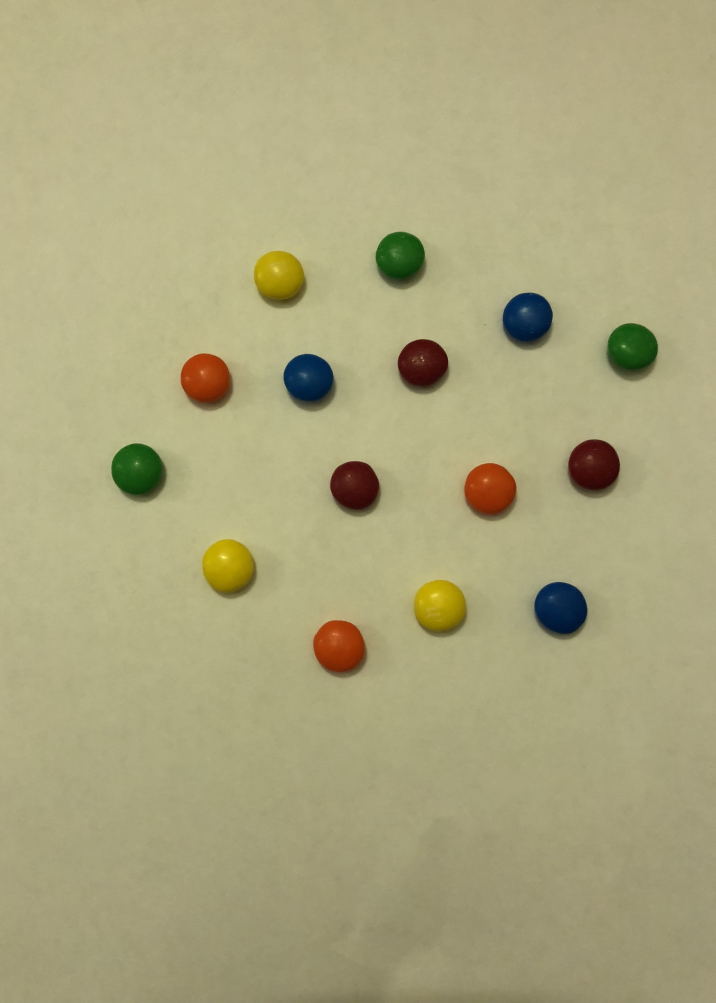
#> input picture imgs/k6_2.jpg, 2862 x 4012 px (shown at 1/4 size)
$ python run.py   (older library calls are emulated)
#> lines starting #> are read from the running program, lines starting #| are printed output that depends on the picture
# Desarrollado por Camilo Correa Restrepo
# ccorre20@eafit.edu.co, 201410046010

import numpy as np
import pandas as pd
from scipy.stats import mode
import cv2

from sklearn.cluster import KMeans
import time


def load_img():
    return cv2.imread('imgs/k6_2.jpg')
#> returned value is the input picture: shape (4012, 2862, 3); mean B, G, R 125.6, 165.8, 171
    # return cv2.imread('imgs/IMG_9440.jpg')


def draw_square(img, color, x, y):
    for i in range(10):
        for j in range(10):
            img[y + i, x + j] = color

    return img


def main():
    # load image and extract channels
    img = load_img()
    img = cv2.resize(img, None, fx=0.25, fy=0.25, interpolation=cv2.INTER_AREA)
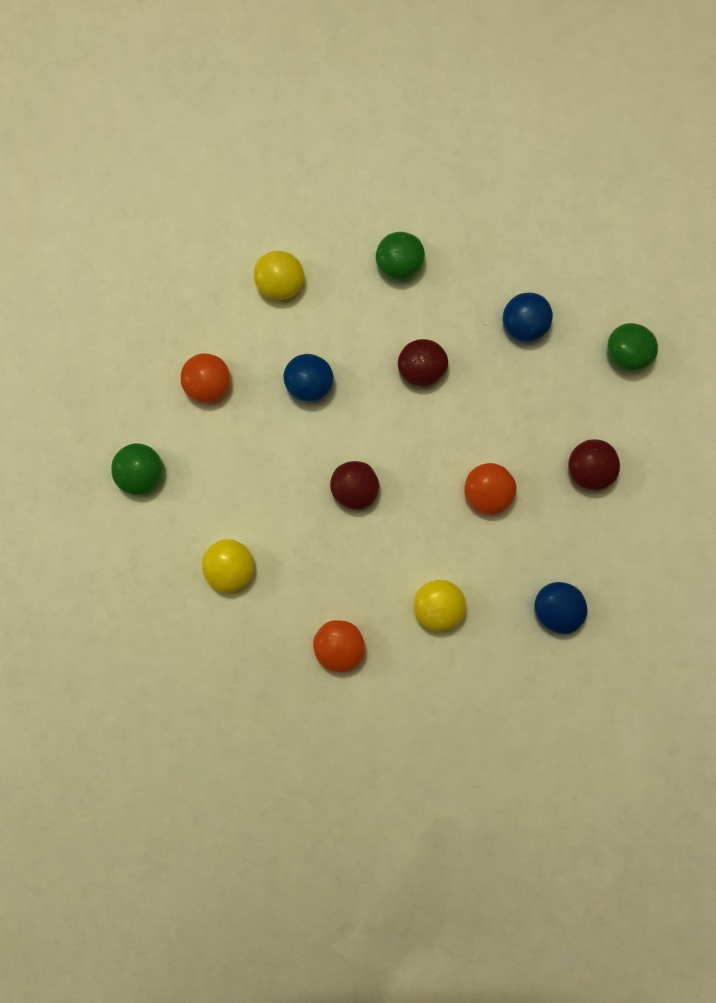
#> img: shape (1003, 716, 3); mean B, G, R 125.6, 165.8, 171
    blank_img = np.zeros(img.shape, np.uint8)
    img = cv2.GaussianBlur(img, (11, 11), 0)
    img2 = cv2.cvtColor(img, cv2.COLOR_BGR2LAB)
#> img2: shape (1003, 716, 3); mean of channels 0, 1, 2 172.2, 123.5, 149.5
    _, lab_a, lab_b = cv2.split(img2)
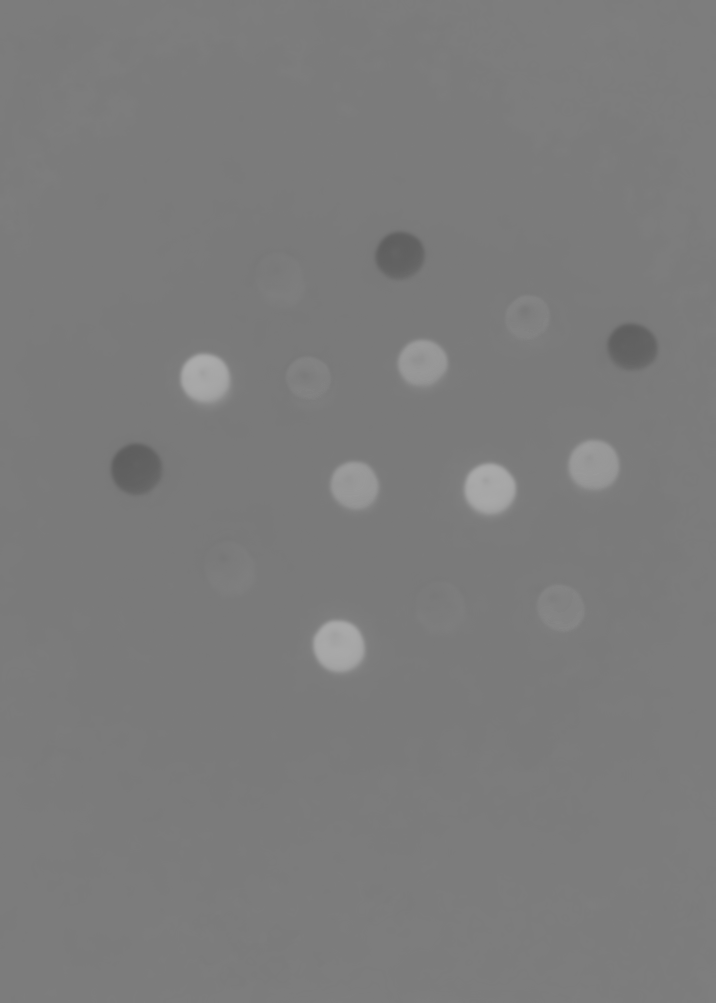
#> lab_a: shape (1003, 716); min 94, max 171, mean 123.5
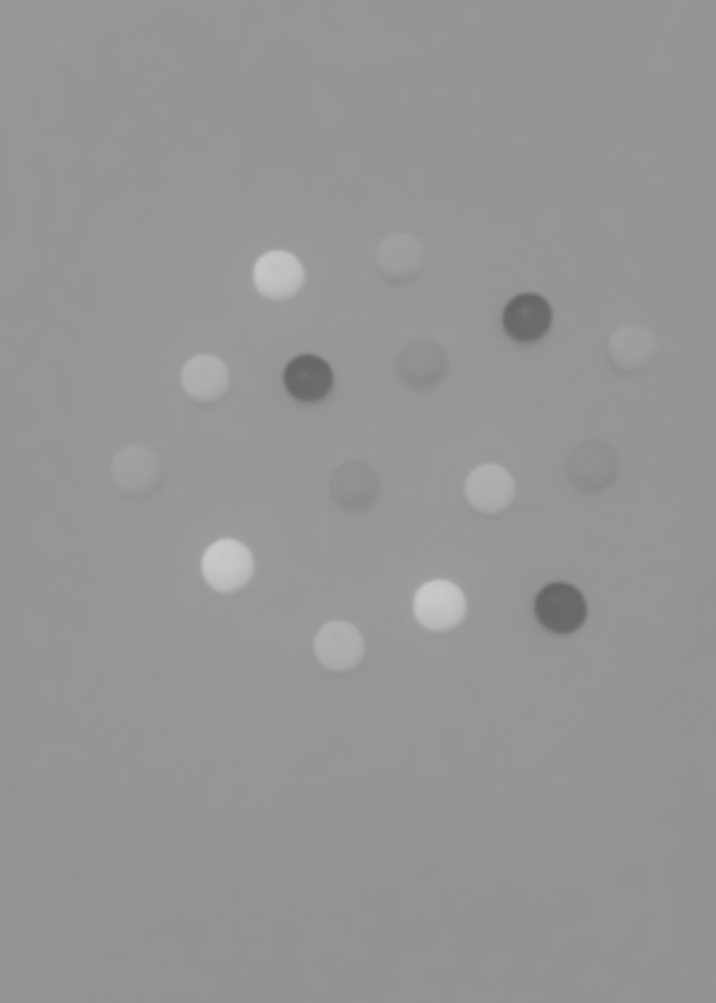
#> lab_b: shape (1003, 716); min 101, max 200, mean 149.5
    merge = cv2.merge((lab_a, lab_b))
    X = []

    print("prepping image")
    # get feautures, in this case, a and b values for each pixel
    for i in merge:
        for j in i:
            X.append(j)
#> after the loop, X = 718148 items

    X = np.asarray(X)
#> X = 718148 pairs, first value 94 to 171, second value 101 to 200

    n_colors = 0

    print("Please input the amount of colors + background")
    n_colors = int(input("--->"))
#> the answer given: 3

    if n_colors < 2 or n_colors > 7:
        print("Incorrect input on number of colors")
        print("Ending")
        exit(1)

    # initializing and fitting model
    model = KMeans(n_clusters=n_colors)

    print("Fitting model")
    model.fit(X)

    labels = model.labels_
    df = pd.DataFrame({'labels': labels})
    mod, cnt = mode(df)
#> (the run stopped early here; a loop or call above may not have finished)

$ run again, with imgs/IMG_9440.jpg copied over imgs/k6_2.jpg
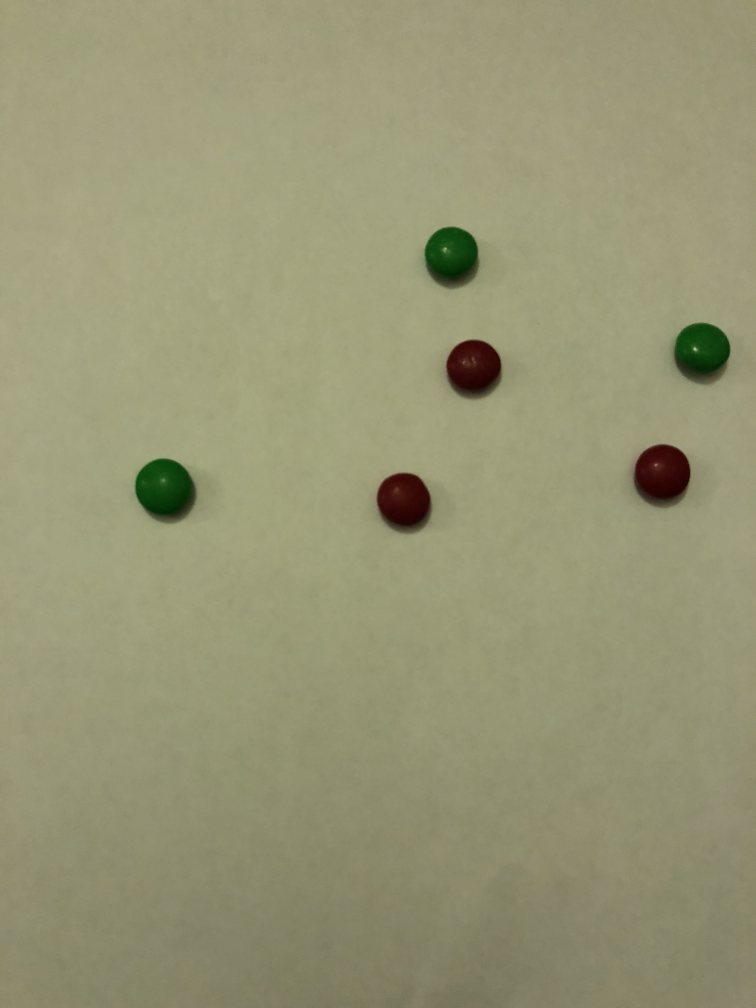
#> input picture imgs/IMG_9440.jpg, 3024 x 4032 px (shown at 1/4 size)
#> in load_img, returned value is the input picture: shape (4032, 3024, 3); mean B, G, R 117, 149.8, 150.8
#> in main, `img = cv2.resize(img, None, fx=0.25, fy=0.25, interpolation=cv2.INTER_..`:
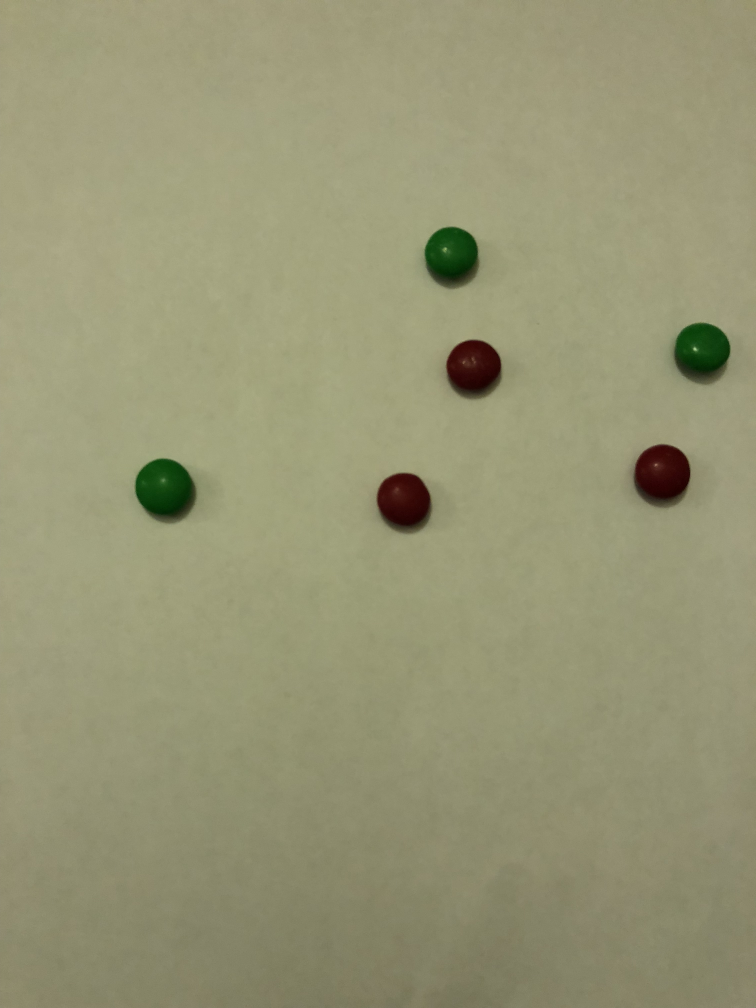
#> img: shape (1008, 756, 3); mean B, G, R 117, 149.8, 150.8
#> img2: shape (1008, 756, 3); mean of channels 0, 1, 2 156.3, 122.7, 145.6
#> in main, `_, lab_a, lab_b = cv2.split(img2)`:
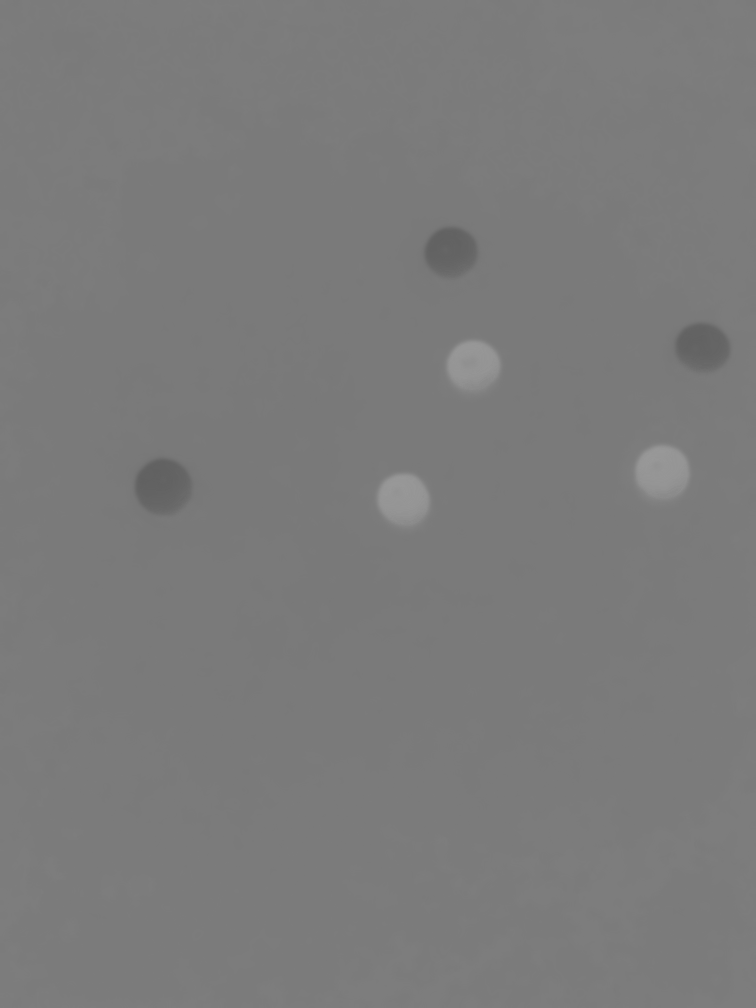
#> lab_a: shape (1008, 756); min 97, max 153, mean 122.7
#> after the loop in main, `for i in merge:`: X = 762048 items
#> in main, `X = np.asarray(X)`: X = 762048 pairs, first value 97 to 153, second value 132 to 156

$ run again, with imgs/IMG_9438.jpg copied over imgs/k6_2.jpg
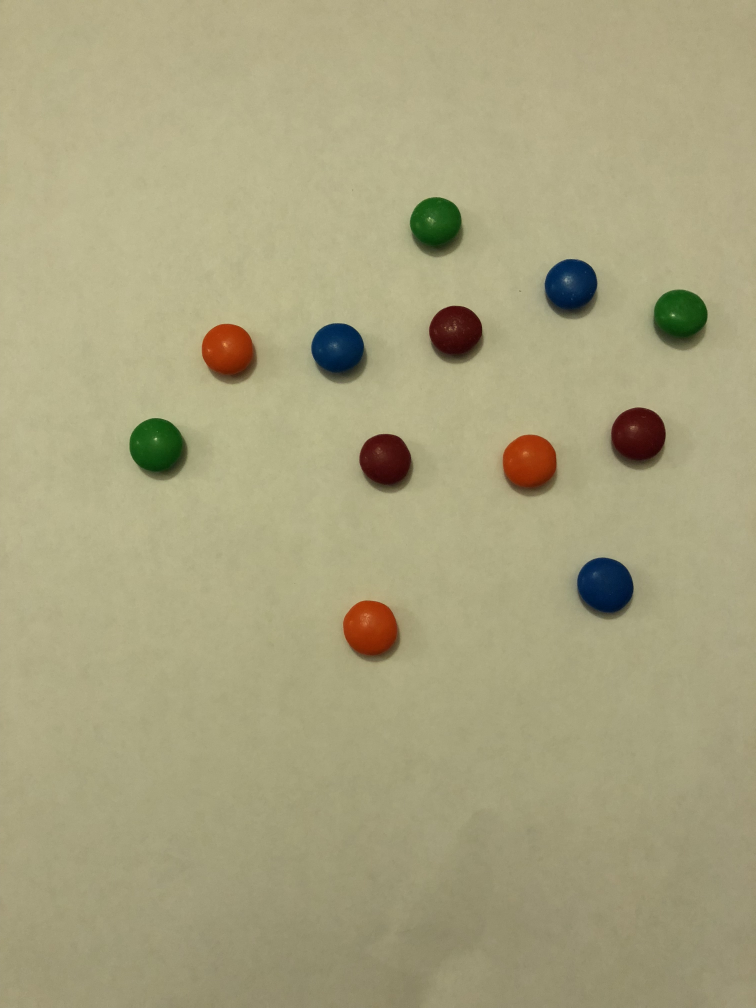
#> input picture imgs/IMG_9438.jpg, 3024 x 4032 px (shown at 1/4 size)
#> in load_img, returned value is the input picture: shape (4032, 3024, 3); mean B, G, R 127, 162.5, 168.2
#> img2: shape (1008, 756, 3); mean of channels 0, 1, 2 169.4, 124.3, 147.3
#> in main, `_, lab_a, lab_b = cv2.split(img2)`:
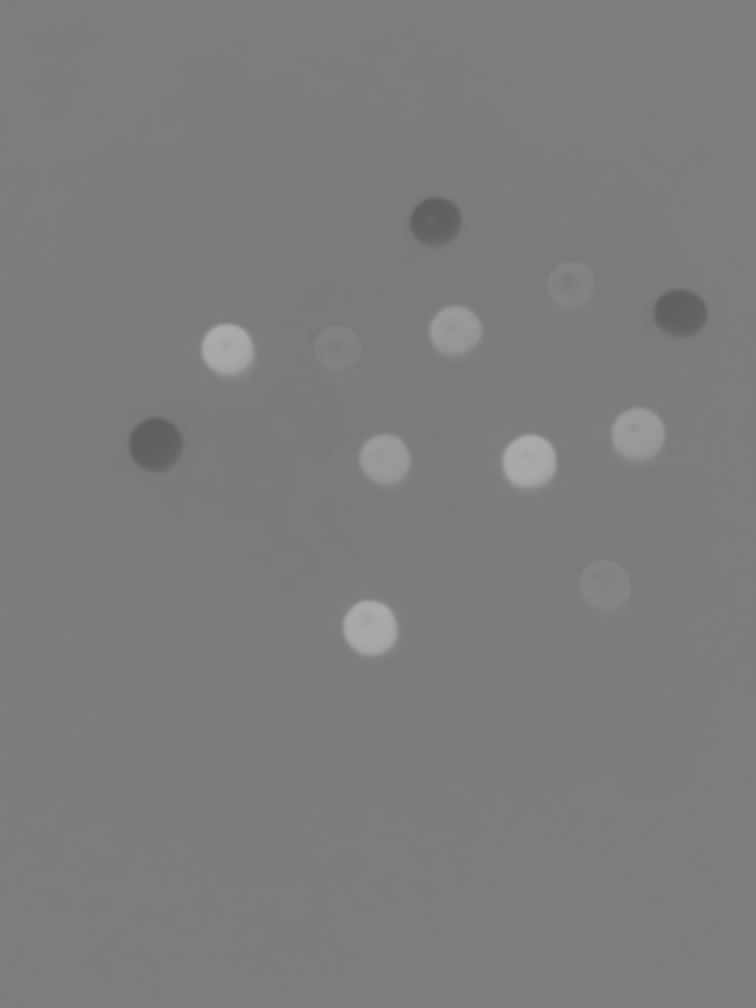
#> lab_a: shape (1008, 756); min 95, max 172, mean 124.3
#> in main, `_, lab_a, lab_b = cv2.split(img2)`:
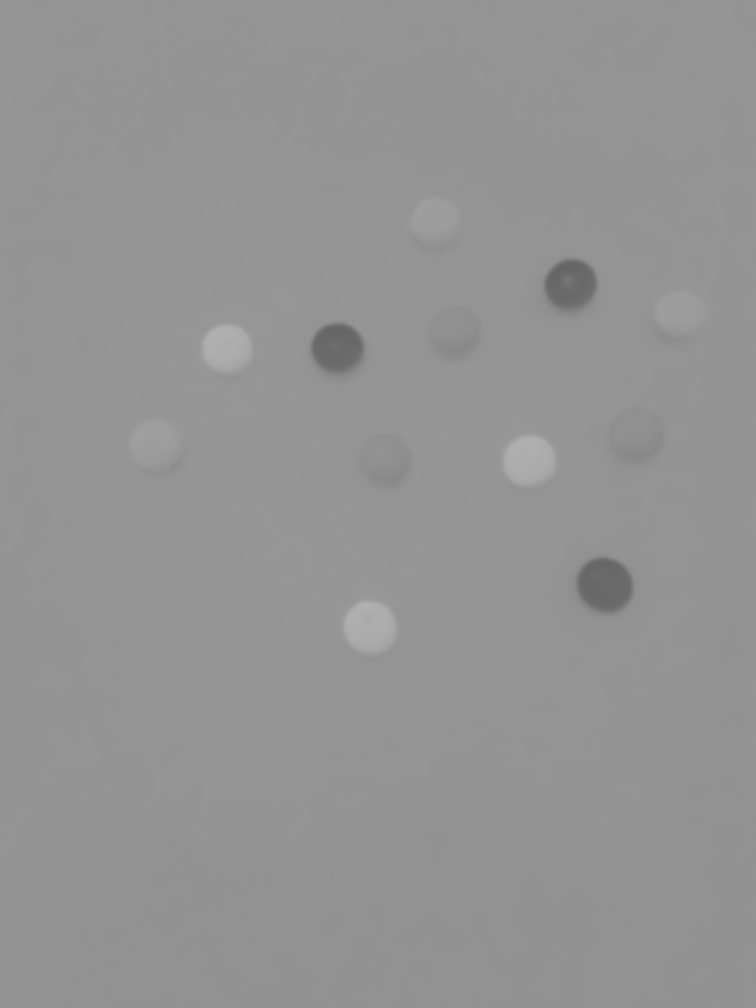
#> lab_b: shape (1008, 756); min 101, max 176, mean 147.3
#> after the loop in main, `for i in merge:`: X = 762048 items
#> in main, `X = np.asarray(X)`: X = 762048 pairs, first value 95 to 172, second value 101 to 176
